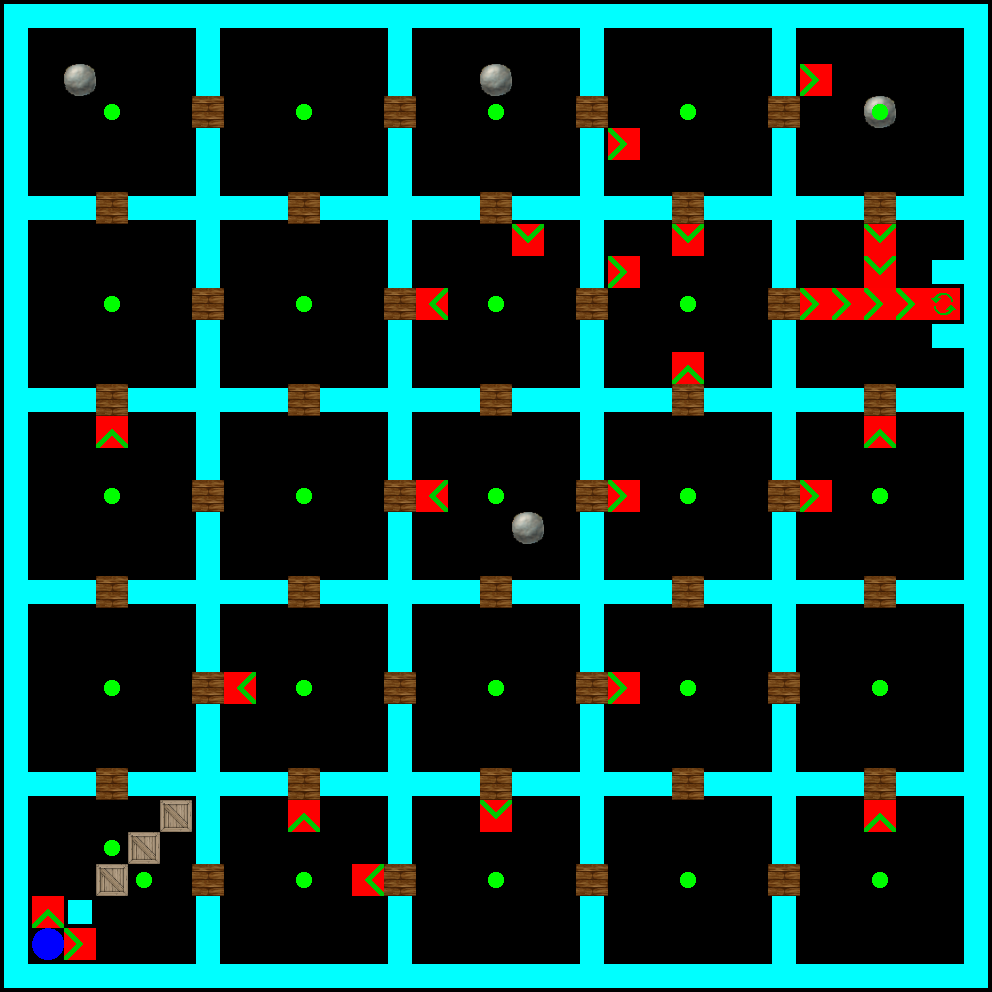

This game map was drawn from its Tiled (.tmx) file and the tilesets committed beside it. A one-line description and the trimmed map source follow:
An orthogonal 31x31 tile map with 32x32 px tiles, 4 tile layers (Layer 0, Layer 1, Layer 2, Layer 3), 5 tilesets.

<map version="1.0" orientation="orthogonal" renderorder="right-down" width="31" height="31" tilewidth="32" tileheight="32" nextobjectid="1">
 <properties>
  <property name="Description" value="This level design is stupid.\nBut I've run out of ideas..." />
  <property name="Title" value="Extra 1" />
 </properties>
 <tileset firstgid="1" name="Walls" tilewidth="32" tileheight="32" tilecount="77">
  <image source="walls.png" width="352" height="224" />
 </tileset>
 <tileset firstgid="78" name="Layer0" tilewidth="32" tileheight="32" tilecount="16">
  <image source="Layer0.png" width="256" height="64" />
 </tileset>
 <tileset firstgid="94" name="Layer1" tilewidth="32" tileheight="32" tilecount="8">
  <image source="Layer1.png" width="256" height="32" />
 </tileset>
 <tileset firstgid="102" name="Layer2" tilewidth="32" tileheight="32" tilecount="8">
  <image source="Layer2.png" width="256" height="32" />
 </tileset>
 <tileset firstgid="110" name="Layer3" tilewidth="32" tileheight="32" tilecount="8">
  <image source="Layer3.png" width="256" height="32" />
 </tileset>
 <layer name="Layer 0" width="31" height="31">
  <data>[961 cells, 367 non-empty, 20 distinct tile ids]</data>
 </layer>
 <layer name="Layer 1" width="31" height="31">
  <data>[961 cells, 43 non-empty, 2 distinct tile ids]</data>
 </layer>
 <layer name="Layer 2" width="31" height="31">
  <data>[961 cells, 4 non-empty, 1 distinct tile ids]</data>
 </layer>
 <layer name="Layer 3" width="31" height="31">
  <data>[961 cells, 26 non-empty, 2 distinct tile ids]</data>
 </layer>
</map>